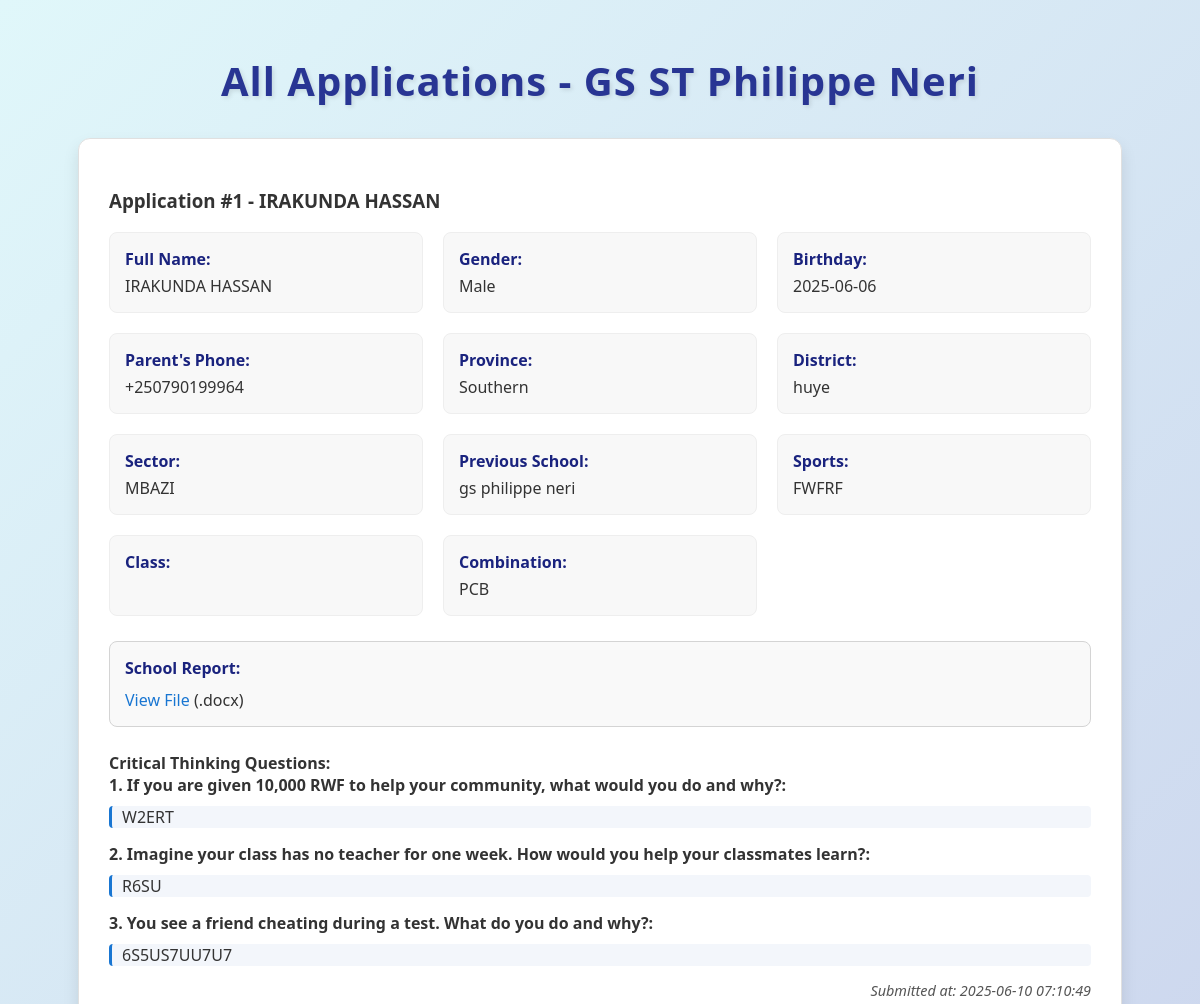
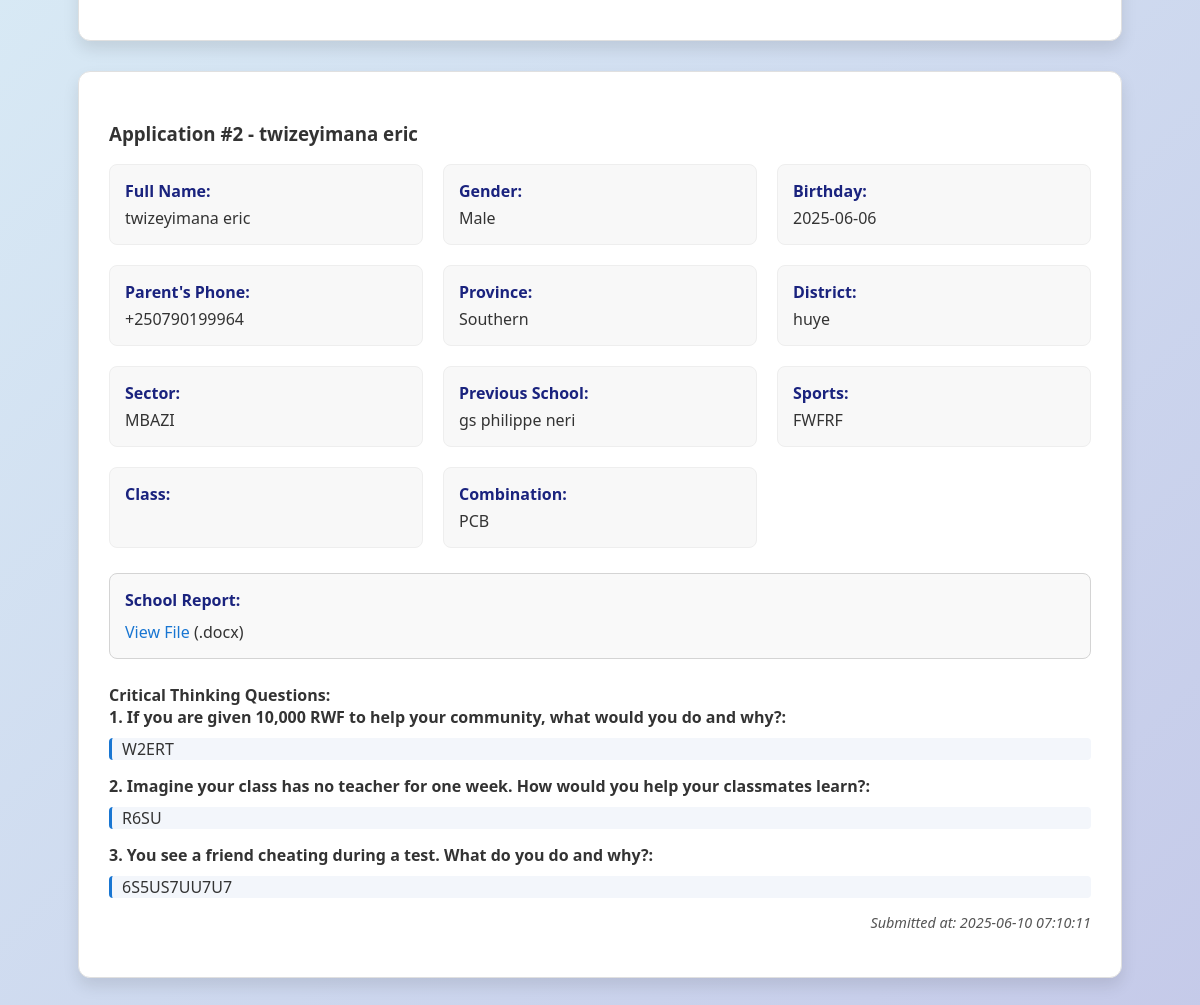
Page /view_applications.php on the committed database (2 pictures, top to bottom).
### tables this page shows
CREATE TABLE `learners` (
  `id` int(11) NOT NULL,
  `fullname` varchar(100) DEFAULT NULL,
  `gender` varchar(10) DEFAULT NULL,
  `birthday` date DEFAULT NULL,
  `parent_phone` varchar(20) DEFAULT NULL,
  `whatsapp` varchar(5) DEFAULT NULL,
  `province` varchar(50) DEFAULT NULL,
  `district` varchar(50) DEFAULT NULL,
  `sector` varchar(50) DEFAULT NULL,
  `prev_school` varchar(100) DEFAULT NULL,
  `school_background` text DEFAULT NULL,
  `sports` varchar(100) DEFAULT NULL,
  `school_report` varchar(255) DEFAULT NULL,
  `question1` text DEFAULT NULL,
  `question2` text DEFAULT NULL,
  `question3` text DEFAULT NULL,
  `submitted_at` timestamp NOT NULL DEFAULT current_timestamp(),
  `class` enum('s1','s2','s3','s4','s5','s6') DEFAULT NULL,
  `combination` enum('MCB','PCB','PCM','MPG') DEFAULT NULL
);

### view_applications.php (the view, shortened to what this page needs)
<?php
require 'db.php';
$sql = "SELECT * FROM learners ORDER BY submitted_at DESC";
$result = mysqli_query($conn, $sql);
?>
<!DOCTYPE html>
<html lang="en">
<head>
</head>
<body>
    <h2>All Applications - GS ST Philippe Neri</h2>
    <div class="application-list">
        <?php
        $count = 1;
        while ($row = mysqli_fetch_assoc($result)) {
            echo '<div class="application-item">';
            echo '<h3>Application #' . $count++ . ' - ' . htmlspecialchars($row['fullname']) . '</h3>';
            echo '<div class="app-details">';
            echo '<div><strong>Full Name:</strong> ' . htmlspecialchars($row['fullname']) . '</div>';
            echo '<div><strong>Gender:</strong> ' . htmlspecialchars($row['gender']) . '</div>';
            echo '<div><strong>Birthday:</strong> ' . htmlspecialchars($row['birthday']) . '</div>';
            echo '<div><strong>Parent\'s Phone:</strong> ' . htmlspecialchars($row['parent_phone']) . ' ' . (htmlspecialchars($row['whatsapp']) == 1 ? '(WhatsApp)' : '') . '</div>';
            echo '<div><strong>Province:</strong> ' . htmlspecialchars($row['province']) . '</div>';
            echo '<div><strong>District:</strong> ' . htmlspecialchars($row['district']) . '</div>';
            echo '<div><strong>Sector:</strong> ' . htmlspecialchars($row['sector']) . '</div>';
            echo '<div><strong>Previous School:</strong> ' . htmlspecialchars($row['prev_school']) . '</div>';
            echo '<div><strong>Sports:</strong> ' . htmlspecialchars($row['sports']) . '</div>';
            echo '<div><strong>Class:</strong> ' . htmlspecialchars($row['class']) . '</div>';
            echo '<div><strong>Combination:</strong> ' . htmlspecialchars($row['combination']) . '</div>';
            echo '</div>';
            echo '<div class="report-container">';
            echo '<strong>School Report:</strong> ';
            $report_path = htmlspecialchars($row['school_report']);
            $file_extension = pathinfo($report_path, PATHINFO_EXTENSION);
            if (!empty($report_path)) {
                if (strtolower($file_extension) === 'pdf') {
                    echo '<iframe src="' . $report_path . '" class="report-preview"></iframe>';
                } else {
                    echo '<a href="' . $report_path . '" target="_blank" class="view-link">View File</a> (.' . $file_extension . ')';
                }
            } else {
                echo '<span class="no-report">No report uploaded.</span>';
            }
            echo '</div>';
            echo '<div><strong>Critical Thinking Questions:</strong></div>';
            echo '<div><strong>1. If you are given 10,000 RWF to help your community, what would you do and why?:</strong><div class="question-answer">' . nl2br(htmlspecialchars($row['question1'])) . '</div></div>';
            echo '<div><strong>2. Imagine your class has no teacher for one week. How would you help your classmates learn?:</strong><div class="question-answer">' . nl2br(htmlspecialchars($row['question2'])) . '</div></div>';
            echo '<div><strong>3. You see a friend cheating during a test. What do you do and why?:</strong><div class="question-answer">' . nl2br(htmlspecialchars($row['question3'])) . '</div></div>';
            echo '<p class="submitted-at">Submitted at: ' . htmlspecialchars($row['submitted_at']) . '</p>';
            echo '</div>';
        }
        ?>
    </div>
</body>
</html>

### view_applications.php (style rules this page uses)
body { font-family: 'Segoe UI', Tahoma, Geneva, Verdana, sans-serif; background: linear-gradient(135deg, #e0f7fa, #c5cae9); color: #333; margin: 0; padding: 20px; display: flex; flex-direction: column; align-items: center; min-height: 100vh; }
h2 { text-align: center; color: #283593; margin-bottom: 30px; font-size: 2.5em; letter-spacing: 1px; text-shadow: 2px 2px 4px rgba(0, 0, 0, 0.1); }
.application-list { width: 90%; max-width: 1200px; }
.application-item { background: #fff; padding: 30px; margin-bottom: 30px; border-radius: 12px; box-shadow: 0 8px 16px rgba(0, 0, 0, 0.1); border: 1px solid #e0e0e0; transition: transform 0.2s ease-in-out; }
.app-details { display: grid; grid-template-columns: repeat(auto-fit, minmax(250px, 1fr)); gap: 20px; margin-bottom: 25px; }
.app-details div { padding: 15px; background-color: #f8f8f8; border-radius: 8px; border: 1px solid #eee; }
.app-details strong { font-weight: 600; color: #1a237e; display: block; margin-bottom: 5px; }
.report-container { margin-bottom: 25px; border: 1px solid #d4d4d4; border-radius: 8px; padding: 15px; background-color: #f9f9f9; }
.report-container strong { font-weight: 600; color: #1a237e; display: block; margin-bottom: 10px; }
.view-link { color: #1976d2; text-decoration: none; font-weight: 500; transition: color 0.2s ease-in-out; }
.application-item { animation: fadeIn 0.5s ease-out forwards; opacity: 0; transform: translateY(10px); }
.application-item:nth-child(odd) { animation-delay: 0.1s; }
.application-item:nth-child(even) { animation-delay: 0.2s; }
.question-answer { margin-top: 10px; margin-bottom: 15px; border-left: 3px solid #1976d2; padding-left: 10px; white-space: pre-line; border-radius: 4px; background-color: #f3f6fb; }
.submitted-at { font-size: 0.9em; color: #555; margin-top: 15px; text-align: right; font-style: italic; }

### rows in the picture
learners: fullname "IRAKUNDA HASSAN", gender "Male", birthday "2025-06-06", parent_phone "+250790199964", province "Southern", district "huye", sector "MBAZI", prev_school "gs philippe neri", sports "FWFRF", combination "PCB", school_report "docx", question1 "W2ERT", question2 "R6SU", question3 "6S5US7UU7U7", submitted_at "2025-06-10 07:10:49"
learners: fullname "twizeyimana eric", gender "Male", birthday "2025-06-06", parent_phone "+250790199964", province "Southern", district "huye", sector "MBAZI", prev_school "gs philippe neri", sports "FWFRF", combination "PCB", school_report "docx", question1 "W2ERT", question2 "R6SU", question3 "6S5US7UU7U7", submitted_at "2025-06-10 07:10:11"
